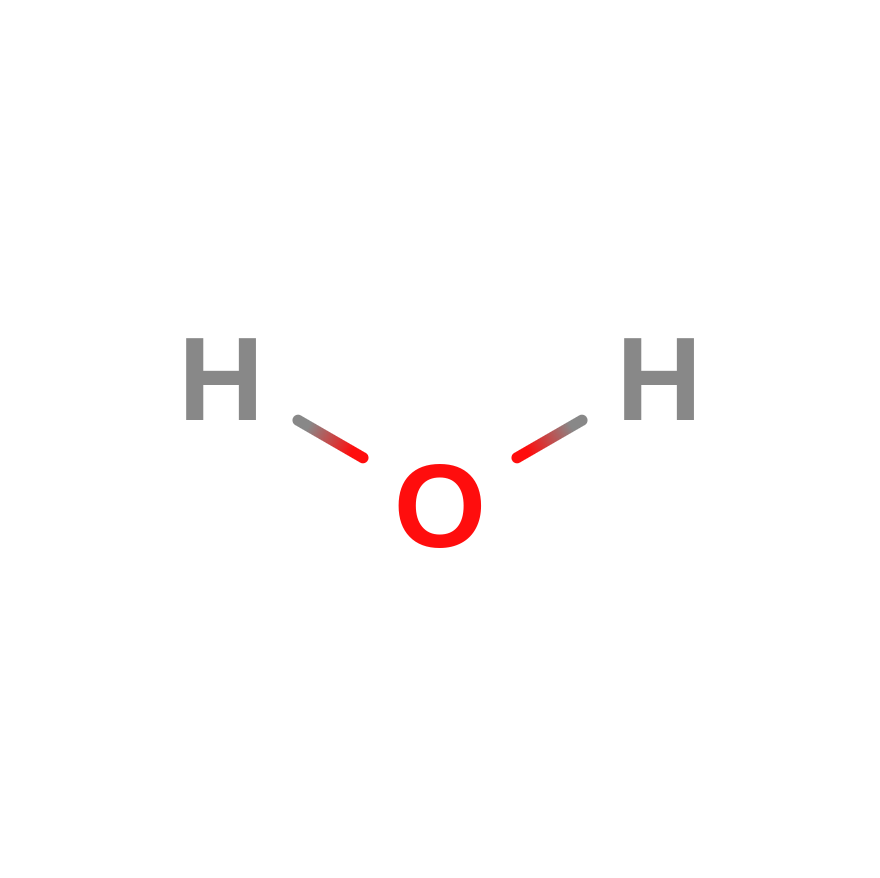
#> input picture assets/figures/scaling/water.png, 880 x 878 px
$ python make_figure.py
#> lines starting #> are read from the running program, lines starting #| are printed output that depends on the picture
import numpy as np
import matplotlib.pyplot as plt
import seaborn as sns
from math import factorial


def nCk(n: int, k: int) -> int:
    f = factorial
    return f(n) / (f(n - k) * f(k))


def n_dets(nelecas: int, ncas: int) -> int:
    return nCk(ncas, nelecas // 2) ** 2


#
# RMACC Stats
#

summit_mem = 460 * 24 * 4.84 + 5 * 48 * 42.7 + 20 * 200
print(f"Summit Memory {summit_mem*10**9:.2e} (Bytes)")

water = plt.imread("water.png")
#> water is the input picture: shape (878, 880, 4) float32; mean R, G, B, A 0.0115, 0.00579, 0.00579, 0.0154
server = plt.imread("server_rack.png")
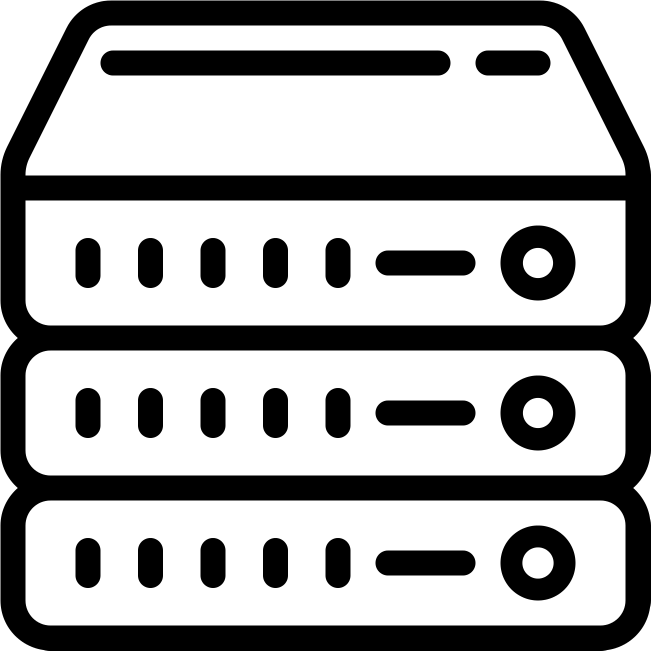
#> input picture assets/figures/scaling/server_rack.png, 1301 x 1301 px (shown at 1/2 size)
#> server is the input picture: shape (1301, 1301, 4) float32; mean R, G, B, A 0, 0, 0, 0.35
laptop = plt.imread("laptop.png")
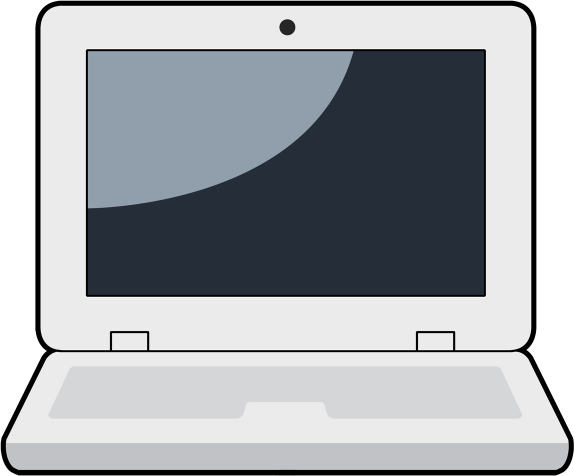
#> input picture assets/figures/scaling/laptop.png, 1148 x 951 px (shown at 1/2 size)
#> laptop is the input picture: shape (951, 1148, 4) float32; mean R, G, B, A 0.525, 0.54, 0.556, 0.887


#
# Plot
#
plt.figure()
sns.set_style("darkgrid")
sns.set_palette("muted")

# Plot scaling
x = np.arange(8, 28, 2)
y = np.array([n_dets(i, i) for i in x]) * 8

for i, xi in enumerate(x):
    print(f"{xi} -> {y[i]:.2e}")


# Plot images

ax1 = plt.gca()
ax2 = ax1.twinx()
ax2.imshow(water, extent=(8, 12, 2, 6))
ax2.imshow(water, extent=(18, 22, 2, 6))
ax2.imshow(water, extent=(18, 22, 3, 7))

ax2.imshow(laptop, extent=(17, 19, -5, -3))

ax2.imshow(server, extent=(19, 21, -3, -1))

ax2.text(24, 0, "RMACC Summit\nSupercomputer", ha="center")

# ax2.imshow(server, extent=(21.5, 22.5, 0, 1))
# ax2.imshow(server, extent=(21.5, 22.5, 1, 2))

ax2.set_ylim((-5, 5))
ax2.axis("off")
ax1.semilogy(x, y, "o-")
ax1.set_xticks(np.arange(8, 28, 4))
plt.title("Memory Cost of FCI Wave Functions", fontsize=15)
ax1.set_ylabel("Size of Wave Function (Bytes)")
ax1.set_xlabel("Number of correlated electrons/orbitals")
plt.savefig("scaling.png", dpi=900)
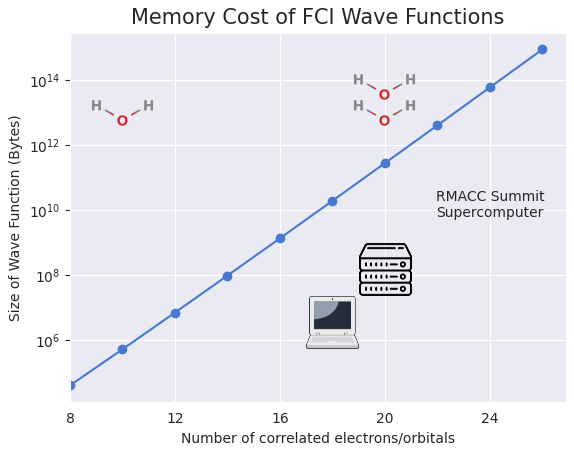
#> figure drawn by matplotlib, 2 panels; panel 1: curve peaks at x = 26, y = 8.65e+14


#
# Calc. Hilbert Space size for several systems
#
print("\n\n")
print(f"Hilbert Space Size CAS(18e,18o) = {n_dets(18,18):.2e}")
print(f"Hilbert Space Size CAS(22e,22o) = {n_dets(22,22):.2e}")


# FeP
print(f"Hilbert Space Size CAS(32e,29o) = {n_dets(32,29):.2e}")
print(f"Hilbert Space Size CAS(44e,44o) = {n_dets(44,44):.2e}")

# p-benzyne
print(f"Hilbert Space Size CAS(28e,28o) = {n_dets(28,28):.2e}")

# Fe(PDI)
print(f"Hilbert Space Size CAS(24e,21o) = {n_dets(24,21):.2e}")
print(f"Hilbert Space Size CAS(36e,36o) = {n_dets(36,36):.2e}")
